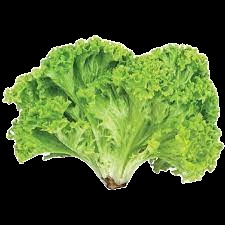
#> input picture Interface/assets/alface.jpeg, 225 x 225 px
$ python -i find_cont.py   (imports and definitions only)
#> lines starting #> are read from the running program, lines starting #| are printed output that depends on the picture; after the words box and inside, x2 and y2 are one past the last pixel; in counts of white or black regions, pixels touching at a corner belong together
#> further down, picture is the input picture: shape (225, 225, 3); mean B, G, R 40.2, 89, 68.9
import cv2
import numpy as np

# RGB values for orange color
lower_orange = np.array([0, 52, 0], dtype=np.uint8)
upper_orange = np.array([11, 168, 215], dtype=np.uint8)


# Function to find top left and top right corners in orange area
def find_corners(image):
    # Convert image to HSV color space
    hsv = cv2.cvtColor(image, cv2.COLOR_BGR2HSV)
#> hsv: shape (225, 225, 3); mean H, S, V 20.6, 70.7, 89

    # Filter the image to get only the orange color
    mask = cv2.inRange(hsv, lower_orange, upper_orange)
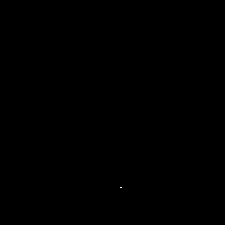
#> mask: shape (225, 225); 0% white in thin lines or dots, all inside (x1, y1, x2, y2) = (120, 187, 122, 188)

    # Dilate and erode the mask to remove noise
    kernel = np.ones((13, 13), np.uint8)
    img_dilation = cv2.dilate(mask, kernel, iterations=1)
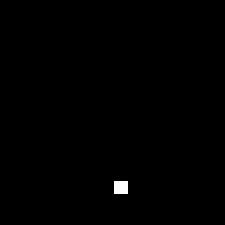
#> img_dilation: shape (225, 225); 0.36% white; 1 white region, box (x1, y1, x2, y2) and area: (114, 181, 128, 194) 182
    kernel = np.ones((13, 13), np.uint8)
    img_erosion = cv2.erode(img_dilation, kernel, iterations=1)

    # Find contours in the eroded image
    contours, _ = cv2.findContours(img_erosion, cv2.RETR_EXTERNAL, cv2.CHAIN_APPROX_SIMPLE)
#> contours = [[[120, 187], [121, 187]]]

    # Blank image for drawing contours (optional)
    blank = np.zeros(img_erosion.shape[:2], dtype='uint8')

    # Find top left and top right corners in the orange area
    for contour in contours:
        if cv2.contourArea(contour) > 200:
            # Find bounding rectangle around the contour
            _, _, w, _ = cv2.boundingRect(contour)
#> this loop made 1 pass
#> contour on pass 1: [[120, 187], [121, 187]]

#> (the run stopped early here; a loop or call above may not have finished)
